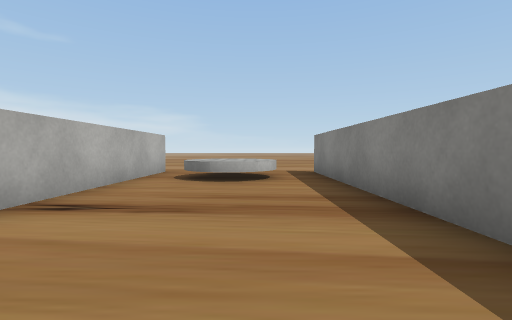
view 1 (above)

24 first-person views from a walk through a Unity game level. The camera is 0.59 m above the floor, tilts 2° down and sees 85° across. The floor is counted in squares, 1 m on a side. Each view is taken from the middle of a square. On the plan, view 1 faces up. The plan holds only what a view shows up to about 9 squares ahead; the rest is blank. The place goes on beyond the plan. The player character is not drawn. Some surface patterns are stand-ins.

view 2
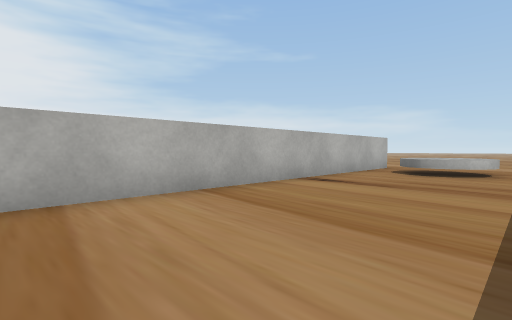

view 3
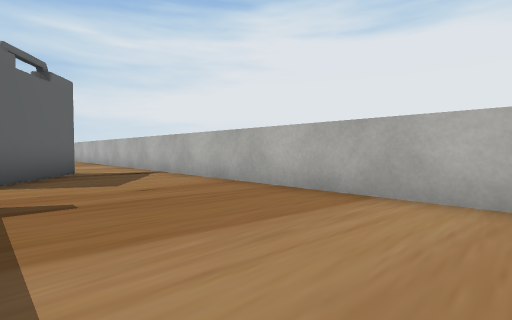

view 4
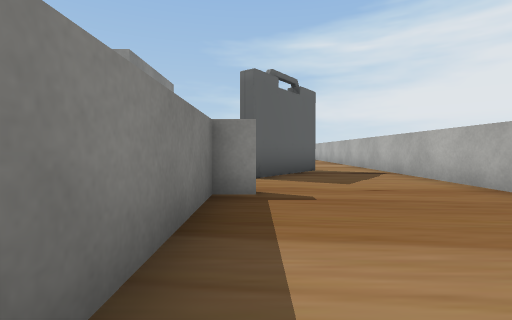

view 5
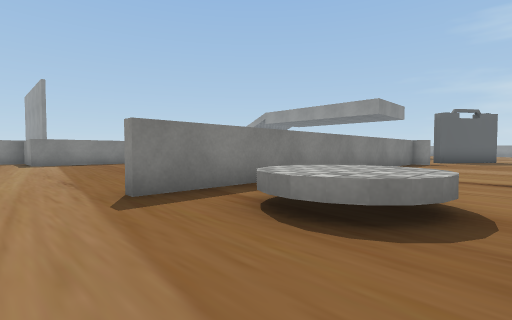

view 6
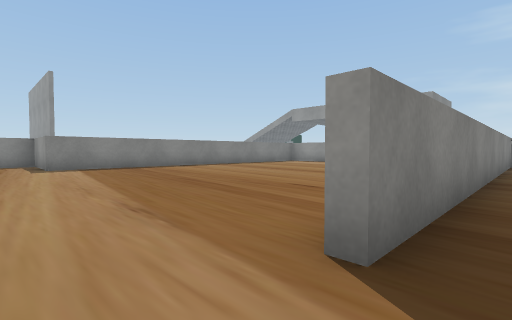

view 7
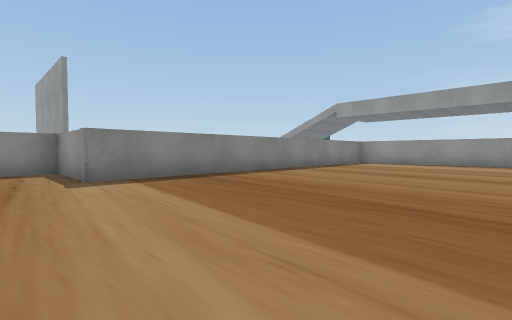

view 8
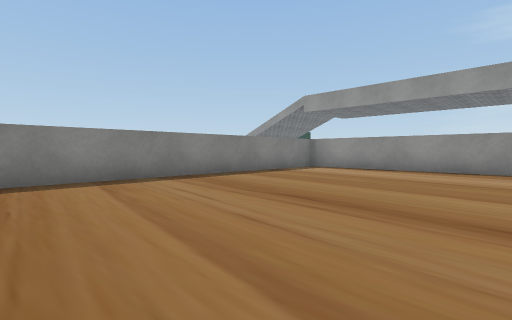

view 9
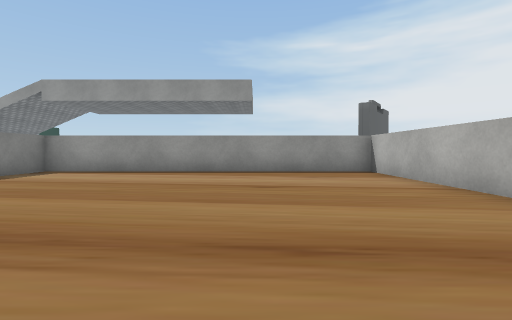

view 10
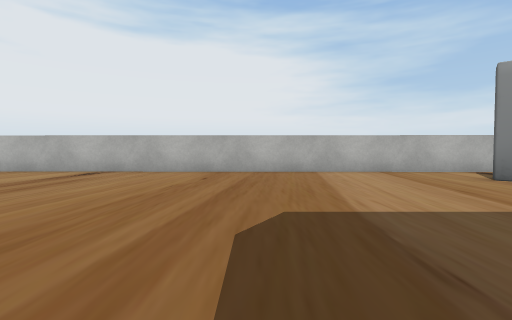

view 11
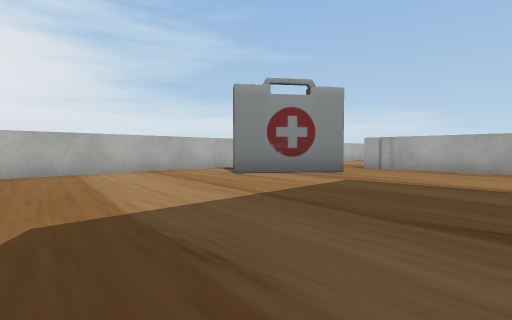

view 12
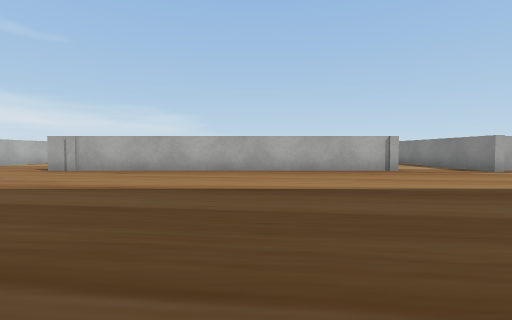

view 13
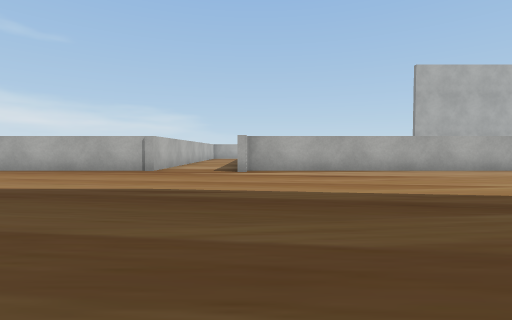

view 14
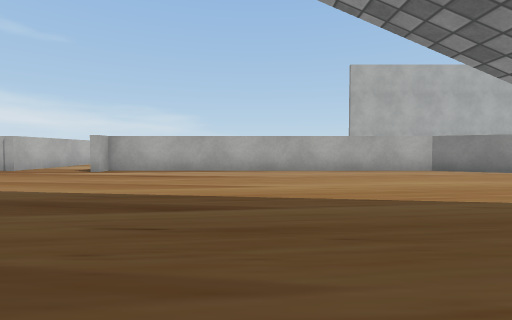

view 15
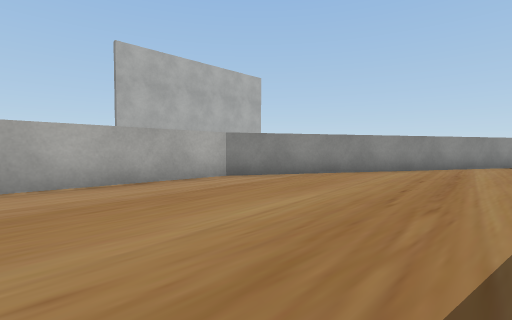

view 16
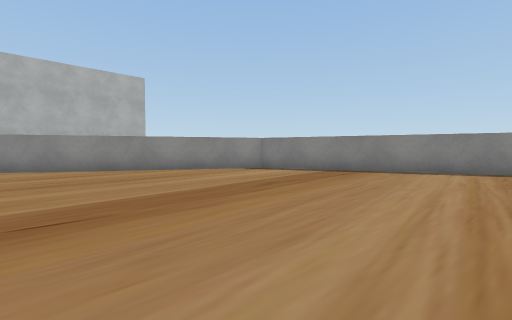

view 17
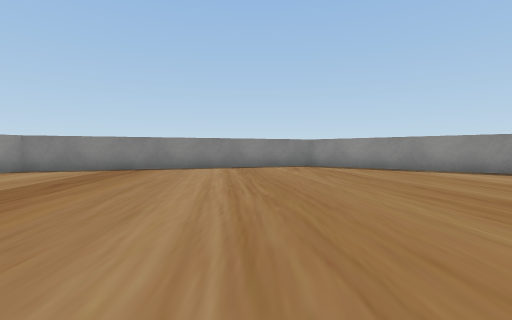

view 18
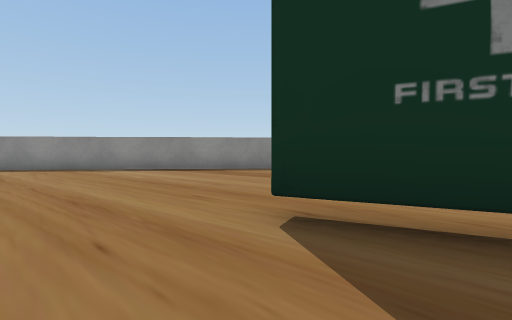

view 19
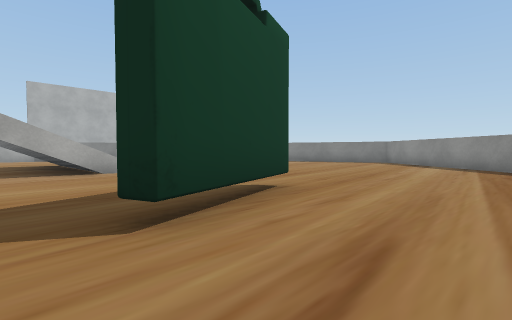

view 20
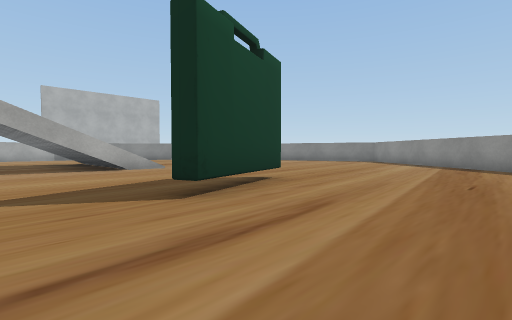

view 21
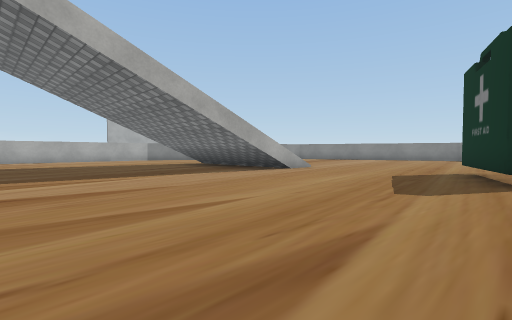

view 22
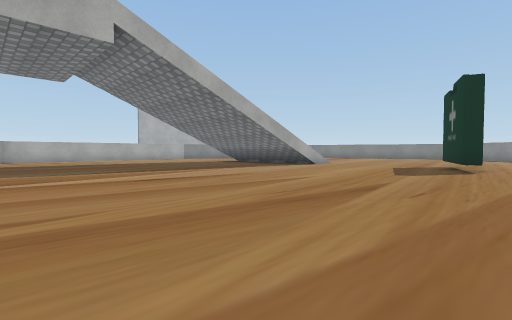

view 23
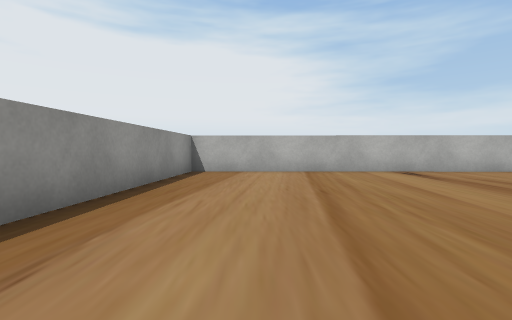

view 24
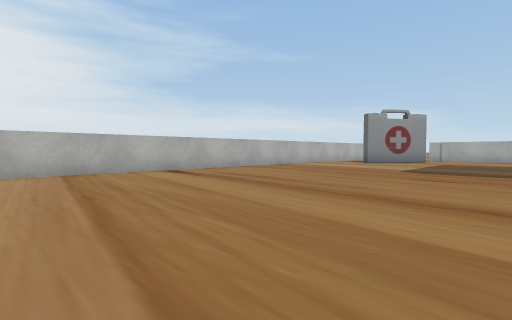

### Floor plan
Key: @ floor where view 1 was taken; # wall or solid block; x gap in a wall; . floor; / step, stairs or slope; I disc; O other object.
Columns run from 3 left of view 1 to 34 right of it. Each row starts with its distance up from view 1.
  9  ................#
  8  ................#
  7 #xII.#........####
  6 #.II.#........#
  5 #.I..#........#
  4 #....# .......#
  3 #....# .......#
  2 #....#........#
  1 #....#........#
  0 #..@.#........#
 -1 #....#........#
 -2 #....#........#
 -3 #....#........#..#
 -4 #....##########..###########
 -5 #..........................###
 -6 #...O........................###
 -7 #..##..........................###
 -8 #..#.............................###
 -9 #..................................#
-10 #............  .........    .......#
-11 #...........    .......     .......##
-12 #........ .     ......../   ........#
-13 #........       ......../   ........#
-14 #........       ........////........ #
-15 #........       .....................#
-16 #........       .....................
-17 #........       .....................
-18 #........       .....................#
-19 #........       ..........OO........##
-20 #........       .........OO........##
-21 #........       ..................##
-22 #.......               ..........##
-23 #######                ..........#

Where each view was taken, in squares from view 1:
view 1: 0 up, 0 right, facing up
view 2: 2 down, 1 right, facing up-left
view 3: 0 up, 1 right, facing down-left
view 4: 0 up, 1 right, facing down
view 5: 9 up, 2 left, facing down-right
view 6: 9 up, 1 right, facing down-right
view 7: 9 up, 5 right, facing down-right
view 8: 5 up, 5 right, facing down-right
view 9: 4 up, 5 right, facing down
view 10: 13 down, 5 right, facing left
view 11: 13 down, 5 right, facing up-left
view 12: 12 down, 7 right, facing up
view 13: 12 down, 14 right, facing up
view 14: 12 down, 18 right, facing up
view 15: 9 down, 19 right, facing up-right
view 16: 15 down, 25 right, facing up-right
view 17: 15 down, 24 right, facing right
view 18: 17 down, 23 right, facing down-right
view 19: 22 down, 21 right, facing up-right
view 20: 23 down, 20 right, facing up-right
view 21: 20 down, 16 right, facing up-right
view 22: 21 down, 13 right, facing up-right
view 23: 21 down, 5 right, facing left
view 24: 21 down, 5 right, facing up-left
